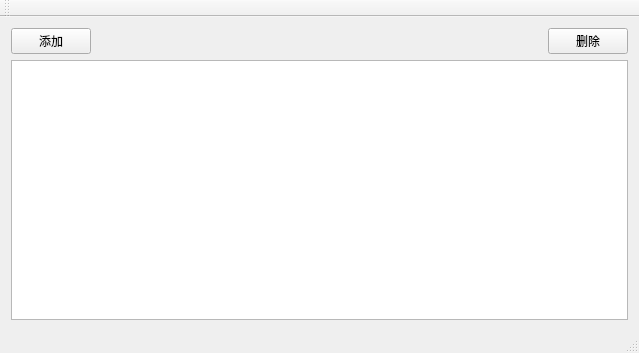
<?xml version="1.0" encoding="UTF-8"?>
<ui version="4.0">
 <class>ModbusindexClass</class>
 <widget class="QMainWindow" name="ModbusindexClass">
  <property name="geometry">
   <rect>
    <x>0</x>
    <y>0</y>
    <width>639</width>
    <height>353</height>
   </rect>
  </property>
  <property name="windowTitle">
   <string>Modbusindex</string>
  </property>
  <widget class="QWidget" name="centralWidget">
   <layout class="QGridLayout" name="gridLayout">
    <item row="0" column="0">
     <layout class="QVBoxLayout" name="verticalLayout">
      <item>
       <layout class="QHBoxLayout" name="horizontalLayout">
        <item>
         <widget class="QPushButton" name="pushButton">
          <property name="font">
           <font>
            <family>Agency FB</family>
            <pointsize>9</pointsize>
           </font>
          </property>
          <property name="text">
           <string>添加</string>
          </property>
         </widget>
        </item>
        <item>
         <spacer name="horizontalSpacer">
          <property name="orientation">
           <enum>Qt::Horizontal</enum>
          </property>
          <property name="sizeHint" stdset="0">
           <size>
            <width>40</width>
            <height>20</height>
           </size>
          </property>
         </spacer>
        </item>
        <item>
         <widget class="QPushButton" name="pushButton_2">
          <property name="font">
           <font>
            <family>Agency FB</family>
            <pointsize>9</pointsize>
           </font>
          </property>
          <property name="text">
           <string>删除</string>
          </property>
         </widget>
        </item>
       </layout>
      </item>
      <item>
       <widget class="QTableWidget" name="tableWidget"/>
      </item>
     </layout>
    </item>
   </layout>
  </widget>
  <widget class="QMenuBar" name="menuBar">
   <property name="geometry">
    <rect>
     <x>0</x>
     <y>0</y>
     <width>639</width>
     <height>18</height>
    </rect>
   </property>
  </widget>
  <widget class="QToolBar" name="mainToolBar">
   <attribute name="toolBarArea">
    <enum>TopToolBarArea</enum>
   </attribute>
   <attribute name="toolBarBreak">
    <bool>false</bool>
   </attribute>
  </widget>
  <widget class="QStatusBar" name="statusBar"/>
 </widget>
 <layoutdefault spacing="6" margin="11"/>
 <resources>
  <include location="Modbusindex.qrc"/>
 </resources>
 <connections/>
</ui>
